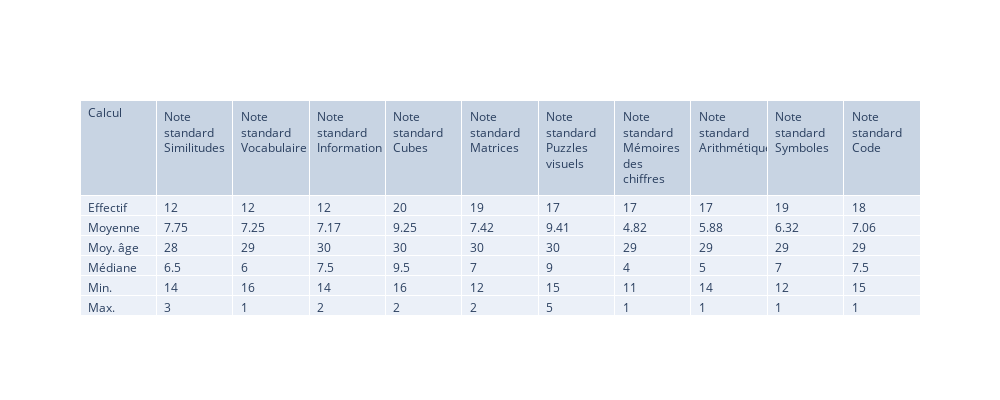

The code cell stored with this chart in its notebook:
### Code cell
columns= ['Calcul','Note standard Similitudes','Note standard Vocabulaire', 'Note standard Information',
                             'Note standard Cubes','Note standard Matrices', 'Note standard Puzzles visuels',
                              'Note standard Mémoires des chiffres', 'Note standard Arithmétique',
                                'Note standard Symboles','Note standard Code'
                             ]
myarr = [['Effectif', 'Moyenne', 'Moy. âge', 'Médiane', 'Min.', 'Max.']]
for i in columns[1:]:
    effectif = len(df_wais[df_wais[i].notna()])
    avg_age = round(df_wais[df_wais[i].notna()]['age'].mean())
    avg = round(df_wais[i].mean(),2)
    median = round(df_wais[i].median(),2)
    max_val = df_wais[i].max()
    min_val = df_wais[i].min()
    myarr.append([effectif, avg, avg_age, median, max_val, min_val])

wais_test =  go.Table(
                header=dict(values=list(columns),
                align='left'),
                cells=dict(values= myarr,align='left'))

fig = go.Figure(data=wais_test)
fig.update_layout(width=1000, height=400)
fig.show()

### Figure 1 — Plotly figure (JSON) as saved in the notebook; plotly's stock layout.template omitted (floating-point values rounded to 4 significant figures)
{"data": [{"cells": {"align": "left", "values": [["Effectif", "Moyenne", "Moy. âge", "Médiane", "Min.", "Max."], [12, 7.75, 28, 6.5, 14, 3], [12, 7.25, 29, 6, 16, 1], [12, 7.17, 30, 7.5, 14, 2], [20, 9.25, 30, 9.5, 16, 2], [19, 7.42, 30, 7, 12, 2], [17, 9.41, 30, 9, 15, 5], [17, 4.82, 29, 4, 11, 1], [17, 5.88, 29, 5, 14, 1], [19, 6.32, 29, 7, 12, 1], [18, 7.06, 29, 7.5, 15, 1]]}, "header": {"align": "left", "values": ["Calcul", "Note standard Similitudes", "Note standard Vocabulaire", "Note standard Information", "Note standard Cubes", "Note standard Matrices", "Note standard Puzzles visuels", "Note standard Mémoires des chiffres", "Note standard Arithmétique", "Note standard Symboles", "Note standard Code"]}, "type": "table"}], "layout": {"height": 400, "width": 1000}}
